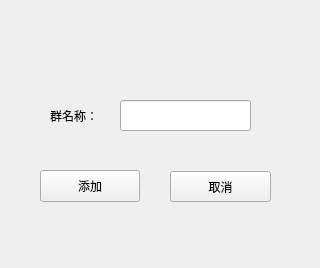
<?xml version="1.0" encoding="UTF-8"?>
<ui version="4.0">
 <class>AddGroup</class>
 <widget class="QWidget" name="AddGroup">
  <property name="geometry">
   <rect>
    <x>0</x>
    <y>0</y>
    <width>320</width>
    <height>268</height>
   </rect>
  </property>
  <property name="windowTitle">
   <string>Form</string>
  </property>
  <widget class="QLabel" name="label">
   <property name="geometry">
    <rect>
     <x>50</x>
     <y>90</y>
     <width>111</width>
     <height>51</height>
    </rect>
   </property>
   <property name="text">
    <string>群名称：</string>
   </property>
  </widget>
  <widget class="QLineEdit" name="lineEdit">
   <property name="geometry">
    <rect>
     <x>120</x>
     <y>100</y>
     <width>131</width>
     <height>31</height>
    </rect>
   </property>
  </widget>
  <widget class="QPushButton" name="AddPb">
   <property name="geometry">
    <rect>
     <x>40</x>
     <y>170</y>
     <width>100</width>
     <height>32</height>
    </rect>
   </property>
   <property name="text">
    <string>添加</string>
   </property>
  </widget>
  <widget class="QPushButton" name="CancelPb">
   <property name="geometry">
    <rect>
     <x>170</x>
     <y>171</y>
     <width>101</width>
     <height>31</height>
    </rect>
   </property>
   <property name="text">
    <string>取消</string>
   </property>
  </widget>
 </widget>
 <resources/>
 <connections/>
</ui>
